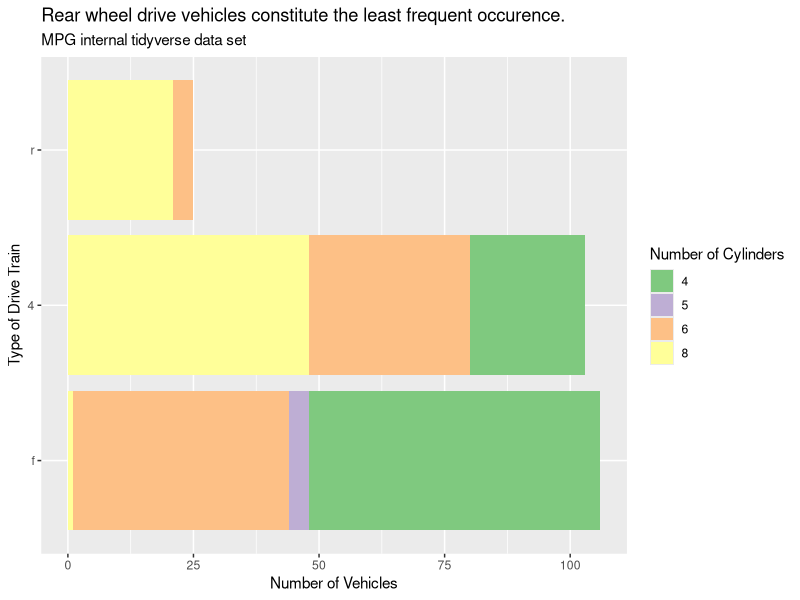
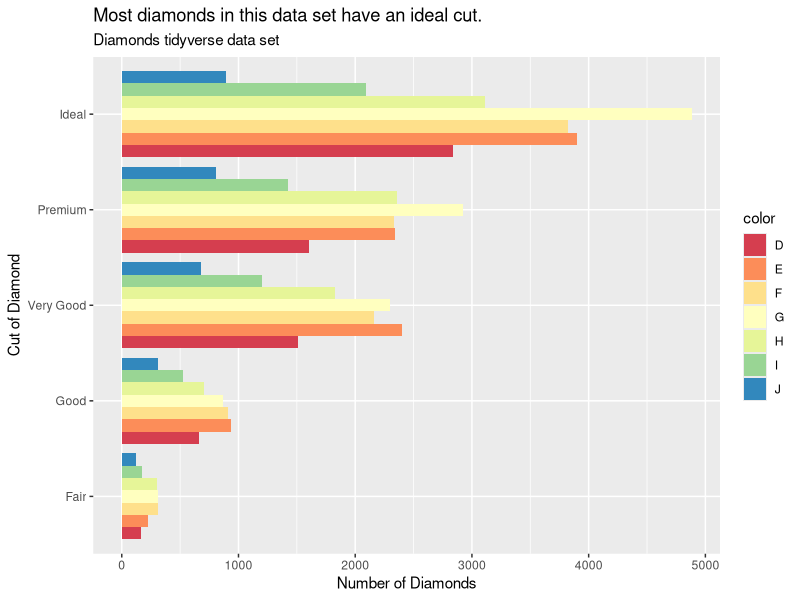
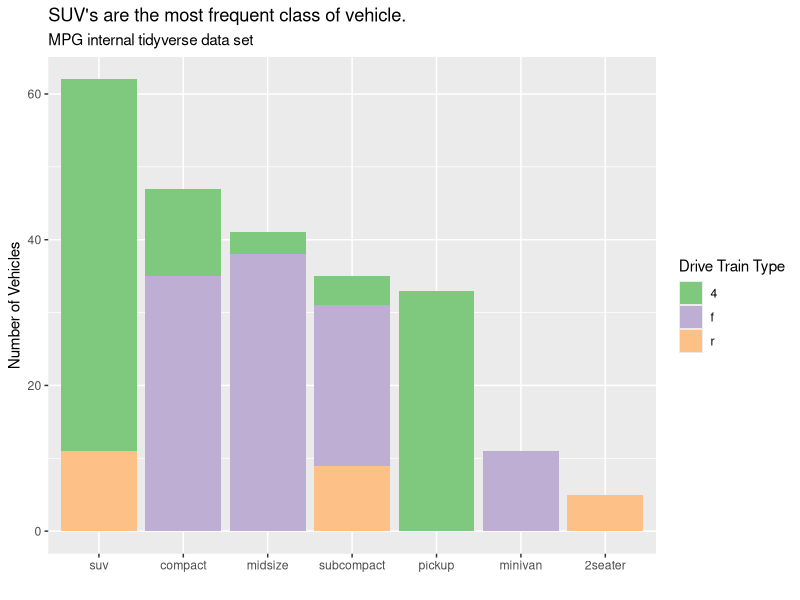
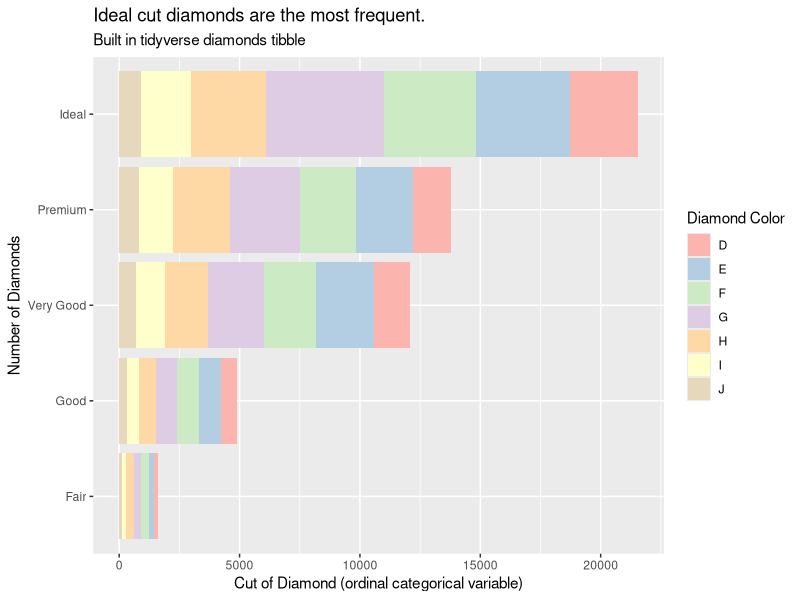

Write the R code that produced these figures, in order.
## ---- chunk 1
knitr::opts_chunk$set(echo = TRUE,
                      warning = FALSE,
                      message = FALSE)
library(tidyverse)
## ---- chunk 2
ggplot(data = mpg, mapping = aes(y = fct_infreq(drv), fill = as.factor(cyl))) +
  geom_bar() +
  scale_fill_brewer(palette = "Accent") +
  labs(
    title = "Rear wheel drive vehicles constitute the least frequent occurence.",
    subtitle = "MPG internal tidyverse data set",
    fill = "Number of Cylinders",
    y = "Type of Drive Train",
    x = "Number of Vehicles"
  )
## ---- chunk 3
ggplot(data = diamonds, mapping = aes(y = cut, fill = color)) +
  geom_bar(position = "dodge") +
  scale_fill_brewer(palette = "Spectral") +
  labs(
    title = "Most diamonds in this data set have an ideal cut.",
    subtitle = "Diamonds tidyverse data set",
    y = "Cut of Diamond",
    x = "Number of Diamonds"
  )
## ---- chunk 4
ggplot(data = mpg, mapping = aes(x = fct_infreq(class), fill = drv)) +
  geom_bar() +
  scale_fill_brewer(palette = "Accent") +
  labs(
    title = "SUV's are the most frequent class of vehicle.",
    subtitle = "MPG internal tidyverse data set",
    fill = "Drive Train Type",
    x = "",
    y = "Number of Vehicles"
  )
## ---- chunk 5
ggplot(data = diamonds, mapping = aes(y = cut, fill = color)) +
  geom_bar() +
  scale_fill_brewer(palette = "Pastel1") +
  labs(
    title = "Ideal cut diamonds are the most frequent.",
    subtitle = "Built in tidyverse diamonds tibble",
    x = "Cut of Diamond (ordinal categorical variable)",
    y = "Number of Diamonds",
    fill = "Diamond Color"
  )
